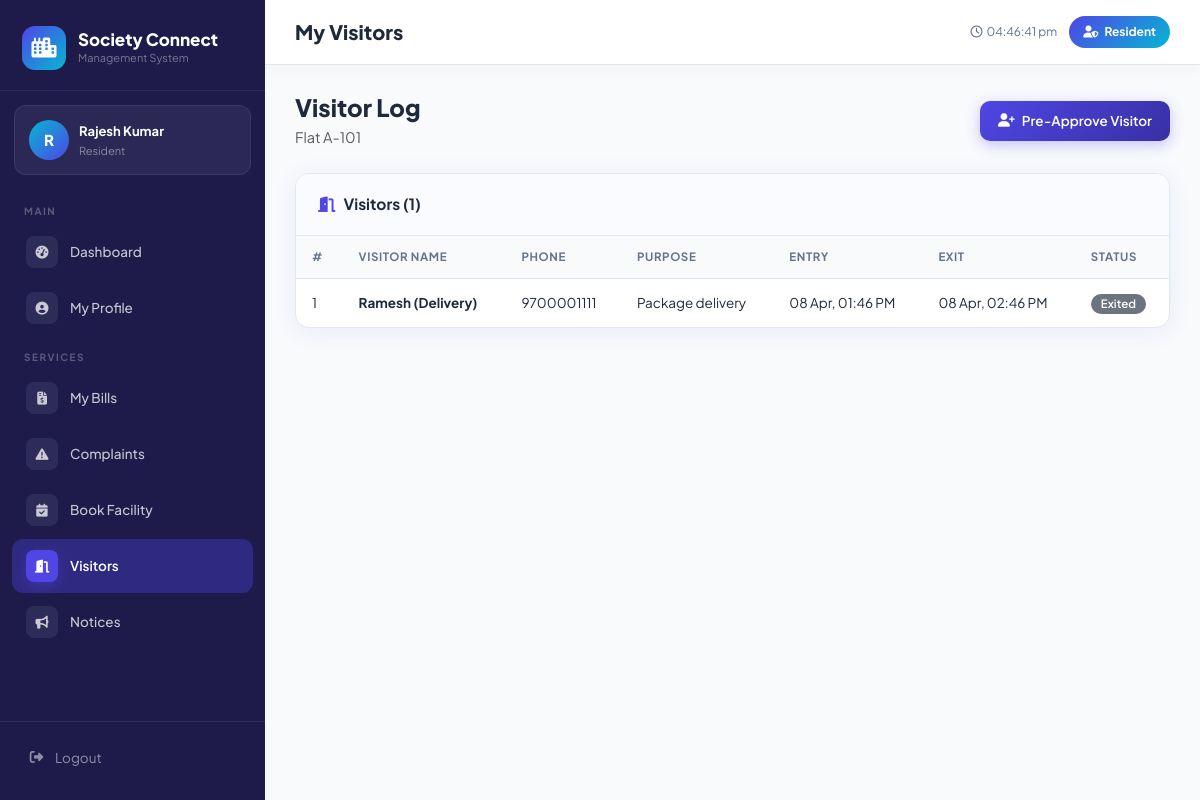
Page /user/visitors.php (signed in) on the committed database.
### tables this page shows
CREATE TABLE `residents` (
  `id`            INT          UNSIGNED AUTO_INCREMENT PRIMARY KEY,
  `user_id`       INT          UNSIGNED NOT NULL,
  `flat_id`       INT          UNSIGNED NOT NULL,
  `resident_type` ENUM('owner','tenant') DEFAULT 'owner',
  `members_count` TINYINT      DEFAULT 1,
  `vehicles`      VARCHAR(200) DEFAULT NULL,
  `move_in_date`  DATE         DEFAULT NULL,
  `emergency_contact` VARCHAR(20) DEFAULT NULL,
  `created_at`    TIMESTAMP    DEFAULT CURRENT_TIMESTAMP,
  FOREIGN KEY (`user_id`) REFERENCES `users`(`id`) ON DELETE CASCADE,
  FOREIGN KEY (`flat_id`) REFERENCES `flats`(`id`) ON DELETE CASCADE
);

CREATE TABLE `flats` (
  `id`          INT          UNSIGNED AUTO_INCREMENT PRIMARY KEY,
  `flat_no`     VARCHAR(20)  NOT NULL,
  `block`       VARCHAR(10)  NOT NULL,
  `floor`       TINYINT      NOT NULL DEFAULT 0,
  `type`        ENUM('1BHK','2BHK','3BHK','4BHK','Penthouse') DEFAULT '2BHK',
  `area_sqft`   INT          DEFAULT 0,
  `status`      ENUM('occupied','vacant','under_maintenance') DEFAULT 'vacant',
  `created_at`  TIMESTAMP    DEFAULT CURRENT_TIMESTAMP
);

CREATE TABLE `visitors` (
  `id`           INT          UNSIGNED AUTO_INCREMENT PRIMARY KEY,
  `visitor_name` VARCHAR(150) NOT NULL,
  `phone`        VARCHAR(20)  DEFAULT NULL,
  `purpose`      VARCHAR(200) DEFAULT NULL,
  `id_proof`     VARCHAR(50)  DEFAULT NULL,
  `flat_id`      INT          UNSIGNED NOT NULL,
  `resident_id`  INT          UNSIGNED DEFAULT NULL,
  `vehicle_no`   VARCHAR(30)  DEFAULT NULL,
  `entry_time`   DATETIME     DEFAULT CURRENT_TIMESTAMP,
  `exit_time`    DATETIME     DEFAULT NULL,
  `status`       ENUM('inside','exited','pre_approved') DEFAULT 'inside',
  `logged_by`    INT          UNSIGNED DEFAULT NULL,
  FOREIGN KEY (`flat_id`)     REFERENCES `flats`(`id`)     ON DELETE CASCADE,
  FOREIGN KEY (`resident_id`) REFERENCES `residents`(`id`) ON DELETE SET NULL,
  FOREIGN KEY (`logged_by`)   REFERENCES `users`(`id`)     ON DELETE SET NULL
);

### user/visitors.php (the view, shortened to what this page needs)
<?php
require_once '../config/db.php';
$db   = getDB();
$user = currentUser();
$resStmt = $db->prepare("SELECT r.*, f.flat_no, f.id as flat_id FROM residents r JOIN flats f ON r.flat_id=f.id WHERE r.user_id=? LIMIT 1");
$resStmt->execute([$user['id']]);
$resident = $resStmt->fetch();
$visitors = $db->prepare("SELECT * FROM visitors WHERE flat_id=? ORDER BY entry_time DESC LIMIT 20");
$visitors->execute([$resident['flat_id']]);
$visitors = $visitors->fetchAll();
require_once '../includes/header.php';
?>
<div class="d-flex align-items-center justify-content-between mb-4">
    <div><h4 class="fw-800 mb-1">Visitor Log</h4><p class="text-muted mb-0">Flat <?= e($resident['flat_no']) ?></p></div>
    <button class="btn-sc primary" data-bs-toggle="modal" data-bs-target="#addVisitorModal">
        <i class="fa-solid fa-user-plus"></i> Pre-Approve Visitor
    </button>
</div>
<div class="sc-card">
    <div class="sc-card-header">
        <div class="sc-card-title"><i class="fa-solid fa-door-open"></i> Visitors (<?= count($visitors) ?>)</div>
    </div>
    <div class="table-responsive">
        <?php if (empty($visitors)): ?>
        <div class="empty-state"><div class="empty-icon"><i class="fa-solid fa-users"></i></div><h5>No Visitors</h5><p>No visitor records found.</p></div>
        <?php else: ?>
        <table class="table-sc">
            <thead><tr><th>#</th><th>Visitor Name</th><th>Phone</th><th>Purpose</th><th>Entry</th><th>Exit</th><th>Status</th></tr></thead>
            <tbody>
            <?php foreach ($visitors as $i => $v): ?>
            <tr>
                <td><?= $i+1 ?></td>
                <td class="fw-700"><?= e($v['visitor_name']) ?></td>
                <td><?= e($v['phone']?:'—') ?></td>
                <td><?= e($v['purpose']?:'—') ?></td>
                <td><?= $v['entry_time'] ? date('d M, h:i A',strtotime($v['entry_time'])) : '—' ?></td>
                <td><?= $v['exit_time']  ? date('d M, h:i A',strtotime($v['exit_time']))  : '—' ?></td>
                <td><?= statusBadge($v['status']) ?></td>
            </tr>
            <?php endforeach; ?>
            </tbody>
        </table>
        <?php endif; ?>
    </div>
</div>
<?php require_once '../includes/footer.php'; ?>

### config/db.php (shortened to what this page needs)
<?php
function e(mixed $val): string {
    return htmlspecialchars((string)$val, ENT_QUOTES, 'UTF-8');
}
function statusBadge(string $status, string $type = 'general'): string {
    $map = [
        'paid'        => 'success',
        'pending'     => 'warning',
        'overdue'     => 'danger',
        'waived'      => 'secondary',
        'open'        => 'danger',
        'assigned'    => 'warning',
        'in_progress' => 'info',
        'resolved'    => 'success',
        'closed'      => 'secondary',
        'approved'    => 'success',
        'rejected'    => 'danger',
        'cancelled'   => 'secondary',
        'completed'   => 'primary',
        'inside'      => 'success',
        'exited'      => 'secondary',
        'pre_approved'=> 'info',
        'active'      => 'success',
        'inactive'    => 'secondary',
        'available'   => 'success',
        'maintenance' => 'warning',
        'closed'      => 'danger',
        'occupied'    => 'primary',
        'vacant'      => 'success',
        'under_maintenance' => 'warning',
        'low'         => 'secondary',
        'medium'      => 'info',
        'high'        => 'warning',
        'critical'    => 'danger',
    ];
    $cls   = $map[$status] ?? 'secondary';
    $label = ucfirst(str_replace('_', ' ', $status));
    return "<span class=\"badge bg-{$cls}\">{$label}</span>";
}

### assets/css/style.css (style rules this page uses)
:root { --primary: #4F46E5; --primary-light: #818CF8; --primary-dark: #3730A3; --secondary: #06B6D4; --secondary-light:#67E8F9; --accent: #F59E0B; --success: #10B981; --danger: #EF4444; --warning: #F59E0B; --info: #06B6D4; --bg: #F8FAFC; --card-bg: #FFFFFF; --sidebar-bg: #1E1B4B; --sidebar-text: rgba(255,255,255,0.75); --sidebar-active: rgba(255,255,255,0.15); --border: #E2E8F0; --text: #1E293B; --text-muted: #64748B; --shadow: 0 4px 24px rgba(79,70,229,0.08); --shadow-lg: 0 8px 40px rgba(79,70,229,0.15); --radius: 14px; --radius-sm: 8px; --radius-lg: 20px; --sidebar-w: 265px; --font: 'Plus Jakarta Sans', sans-serif; --font-alt: 'Space Grotesk', sans-serif; }
*, *::before, *::after { margin: 0; padding: 0; box-sizing: border-box; }
html { scroll-behavior: smooth; }
body { font-family: var(--font); background: var(--bg); color: var(--text); font-size: 14.5px; line-height: 1.6; -webkit-font-smoothing: antialiased; }
.sc-card { background: white; border-radius: var(--radius); box-shadow: var(--shadow); border: 1px solid var(--border); overflow: hidden; margin-bottom: 24px; }
.sc-card-header { padding: 18px 22px; border-bottom: 1px solid var(--border); display: flex; align-items: center; justify-content: space-between; background: #FAFBFF; }
.sc-card-title { font-size: 15.5px; font-weight: 700; color: var(--text); display: flex; align-items: center; gap: 8px; }
.sc-card-title i { color: var(--primary); }
.table-sc { width: 100%; border-collapse: collapse; font-size: 13.5px; }
.table-sc thead th { background: #F8FAFC; padding: 12px 16px; text-align: left; font-size: 11.5px; font-weight: 700; color: var(--text-muted); text-transform: uppercase; letter-spacing: 0.6px; border-bottom: 1px solid var(--border); white-space: nowrap; }
.table-sc tbody td { padding: 13px 16px; border-bottom: 1px solid #F1F5F9; color: var(--text); vertical-align: middle; }
.table-sc tbody tr:last-child td { border-bottom: none; }
.btn-sc { display: inline-flex; align-items: center; gap: 7px; padding: 9px 18px; border-radius: 10px; font-size: 13.5px; font-weight: 600; border: none; cursor: pointer; text-decoration: none; transition: all 0.2s; white-space: nowrap; }
.btn-sc.primary { background: linear-gradient(135deg, var(--primary), var(--primary-dark)); color: white; box-shadow: 0 4px 14px rgba(79,70,229,0.3); }
.badge { font-size: 11.5px; font-weight: 600; padding: 4px 10px; border-radius: 20px; }
.fw-700 { font-weight: 700 !important; }
.fw-800 { font-weight: 800 !important; }

### rows in the picture
residents: flat.flat_no "A-101"
visitors: visitor_name "Ramesh (Delivery)", phone "9700001111", purpose "Package delivery", entry_time "08 Apr, 01:46 PM", exit_time "08 Apr, 02:46 PM", status "Exited"

### other values in the picture
$userInitial "R"
$userName "Rajesh Kumar"
$userRole "Resident"
$section "MAIN"
$item['label'] "Dashboard"
$item['label'] "My Profile"
$section "SERVICES"
$item['label'] "My Bills"
$item['label'] "Complaints"
$item['label'] "Book Facility"
$item['label'] "Visitors"
$item['label'] "Notices"
$pageTitle "My Visitors"
currentUser()['role'] "Resident"
count($visitors) "1"
